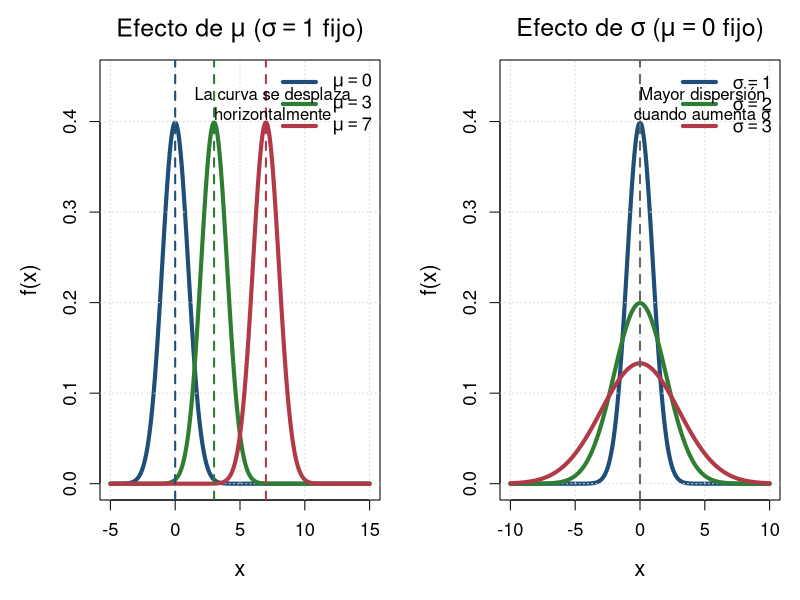

This figure's R source:
## ---- chunk 1
#| echo: false
#| fig-width: 14
#| fig-height: 6
#| warning: false

par(
  mfrow = c(1,2),
  mar = c(5,5,3,1),
  bg = "white",
  family = "sans"
)

# Colores
col1 <- "#1f4e79"
col2 <- "#2e7d32"
col3 <- "#b23a48"

# =====================================================
# EFECTO DE LA MEDIA
# =====================================================

x <- seq(-5, 15, length = 600)

plot(
  x, dnorm(x,0,1),
  type = "l",
  lwd = 4,
  col = col1,
  ylim = c(0,0.45),
  xlab = "x",
  ylab = "f(x)",
  main = expression("Efecto de " * mu * " (" * sigma == 1 * " fijo)"),
  cex.main = 1.5,
  cex.lab = 1.3,
  cex.axis = 1.1
)

grid(col = "gray85")

lines(x, dnorm(x,3,1), lwd = 4, col = col2)
lines(x, dnorm(x,7,1), lwd = 4, col = col3)

# Líneas en las medias
abline(v = c(0,3,7), lty = 2, lwd = 2,
       col = c(col1,col2,col3))

legend(
  "topright",
  legend = c(expression(mu==0),
             expression(mu==3),
             expression(mu==7)),
  col = c(col1,col2,col3),
  lwd = 4,
  bty = "n",
  cex = 1.1
)

text(
  7.5, 0.42,
  labels = "La curva se desplaza\nhorizontalmente",
  cex = 1
)

# =====================================================
# EFECTO DE LA DESVIACIÓN ESTÁNDAR
# =====================================================

x2 <- seq(-10, 10, length = 600)

plot(
  x2, dnorm(x2,0,1),
  type = "l",
  lwd = 4,
  col = col1,
  ylim = c(0,0.45),
  xlab = "x",
  ylab = "f(x)",
  main = expression("Efecto de " * sigma * " (" * mu == 0 * " fijo)"),
  cex.main = 1.5,
  cex.lab = 1.3,
  cex.axis = 1.1
)

grid(col = "gray85")

lines(x2, dnorm(x2,0,2), lwd = 4, col = col2)
lines(x2, dnorm(x2,0,3), lwd = 4, col = col3)

abline(v = 0, lty = 2, lwd = 2, col = "gray40")

legend(
  "topright",
  legend = c(expression(sigma==1),
             expression(sigma==2),
             expression(sigma==3)),
  col = c(col1,col2,col3),
  lwd = 4,
  bty = "n",
  cex = 1.1
)

text(
  4.8, 0.42,
  labels = "Mayor dispersión\ncuando aumenta σ",
  cex = 1
)
